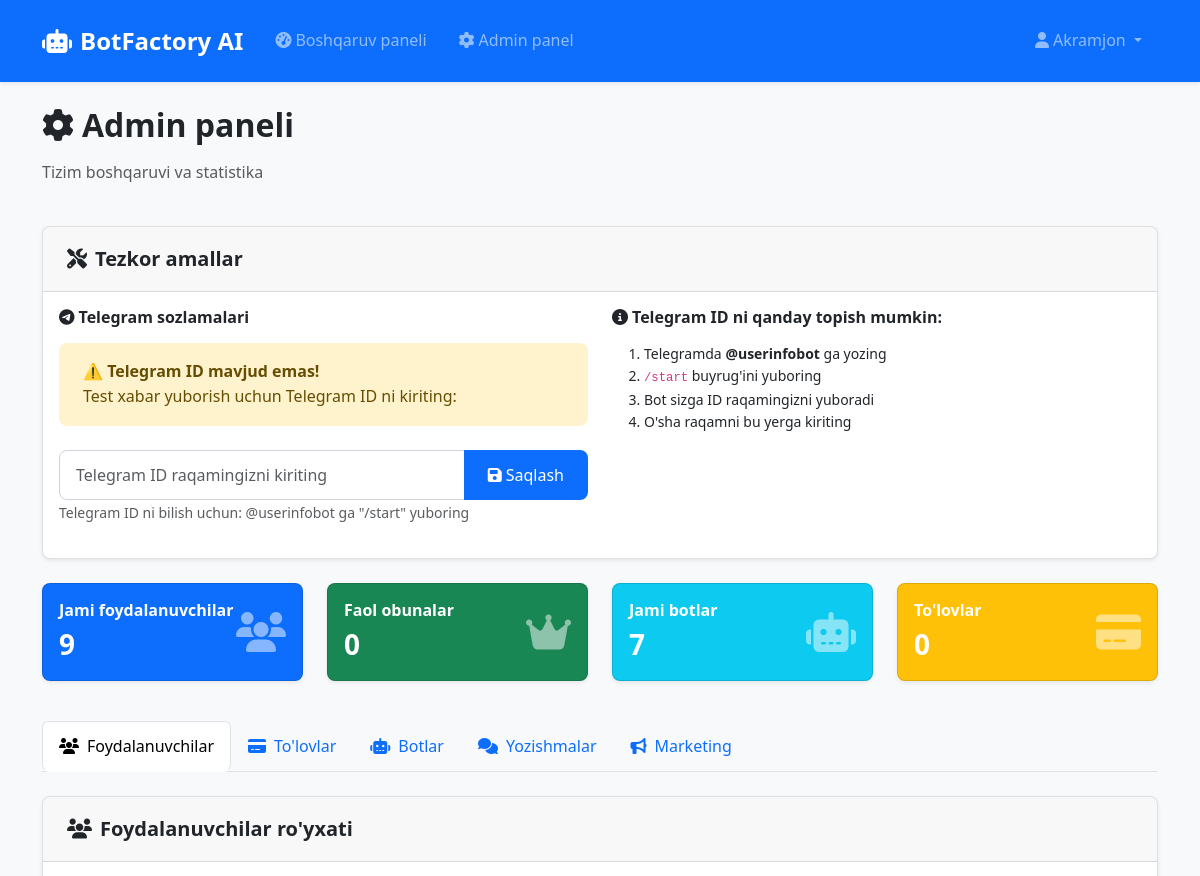
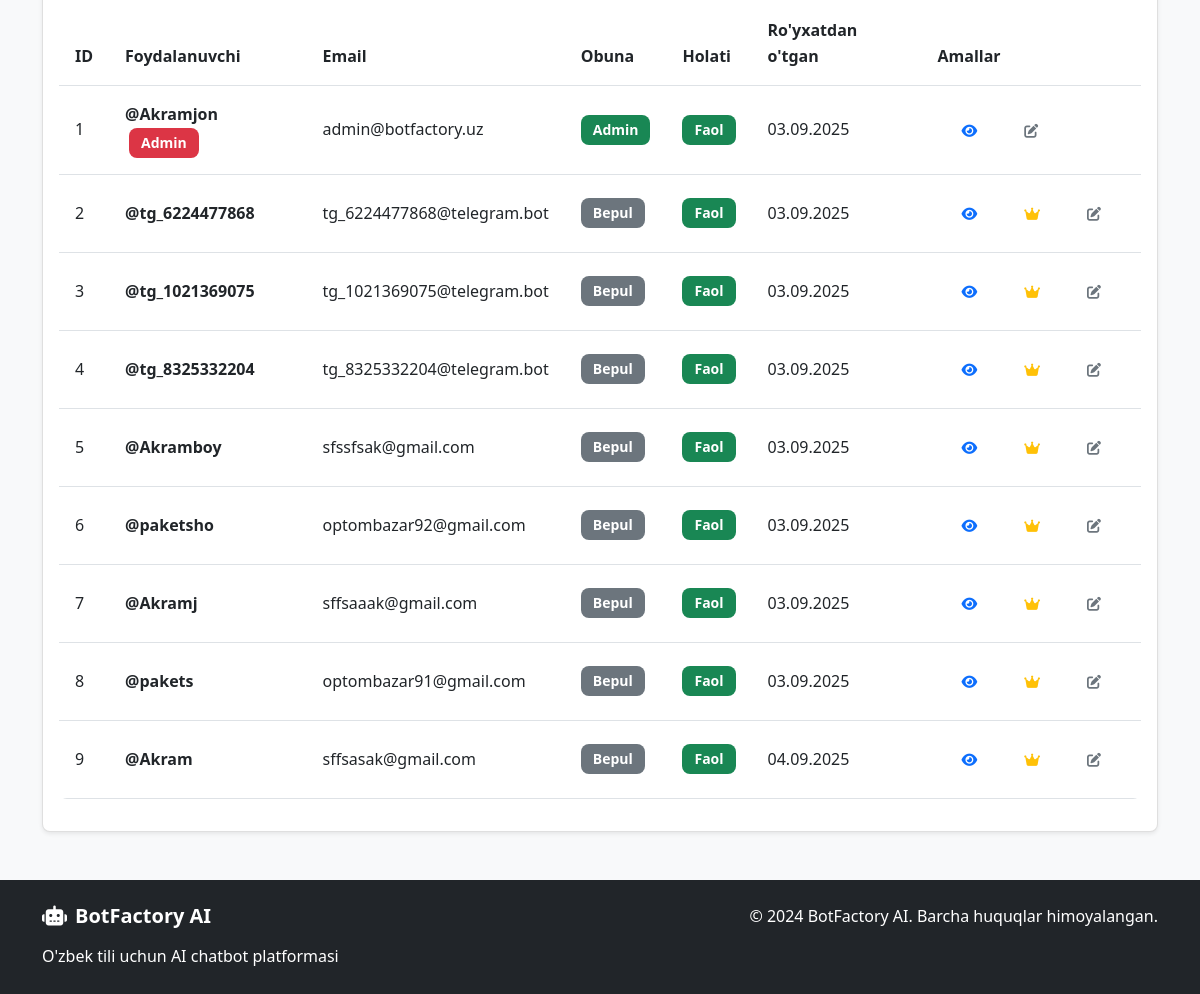
Page /admin/ (signed in) on the earlier database version (2 pictures, top to bottom).
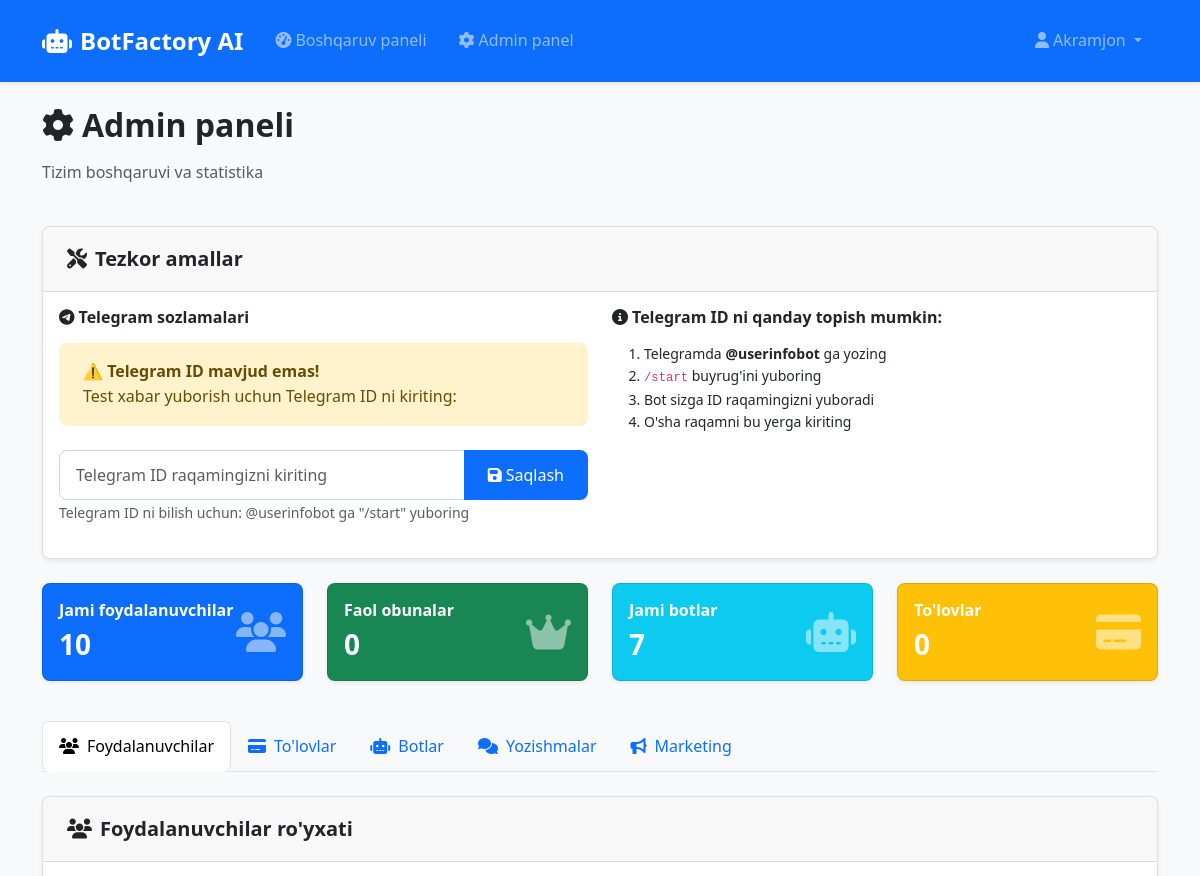
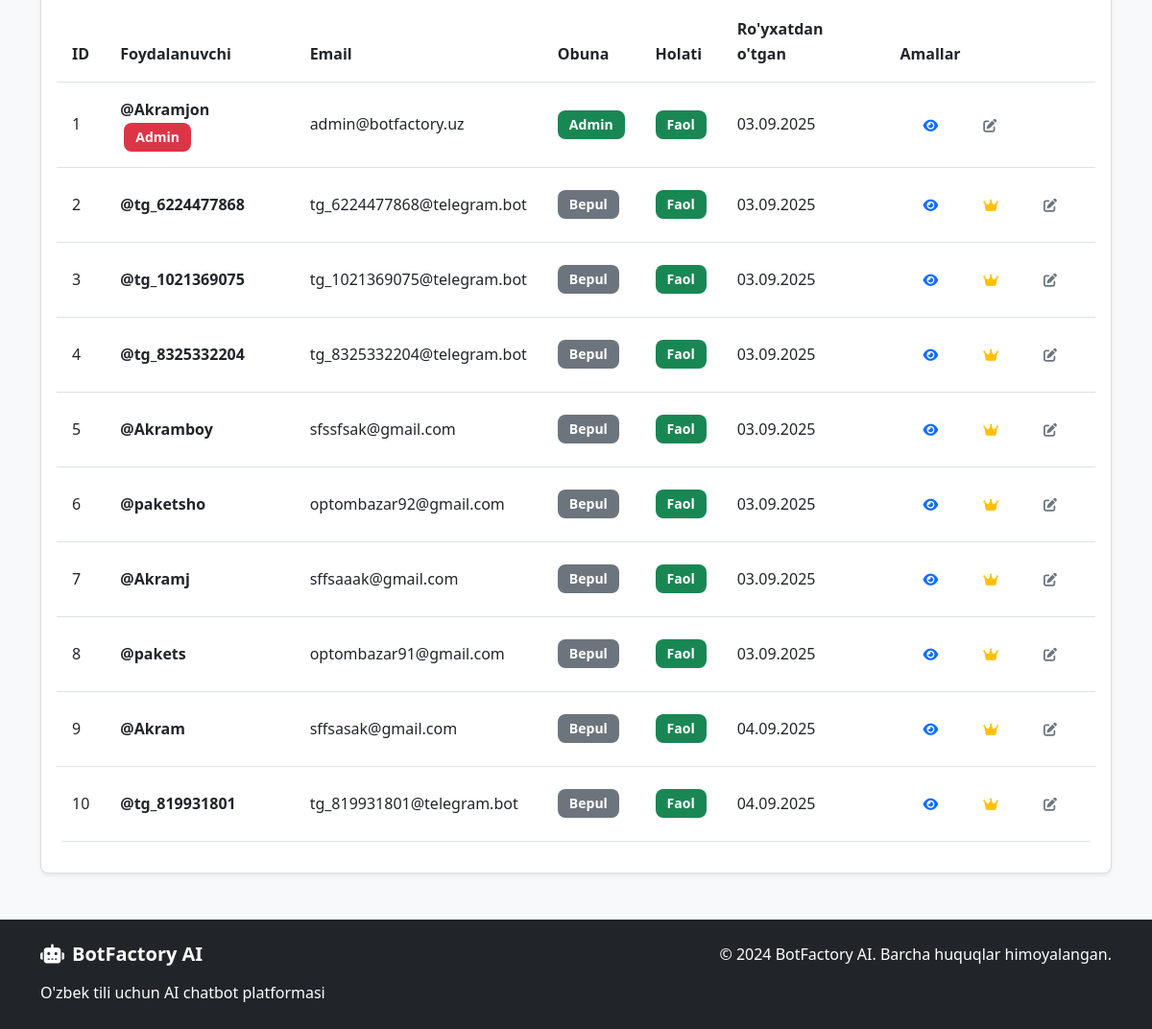
Same page on the later database version (2 pictures, top to bottom).
### models.py (models this page shows, shortened)
class User(UserMixin, db.Model):
    id = db.Column(db.Integer, primary_key=True)
    username = db.Column(db.String(64), unique=True, nullable=False)
    email = db.Column(db.String(120), unique=True, nullable=False)
    password_hash = db.Column(db.String(256), nullable=False)
    language = db.Column(db.String(2), default='uz')  # uz/ru/en
    subscription_type = db.Column(db.String(20), default='free')  # free/basic/premium/admin
    subscription_end_date = db.Column(db.DateTime)
    is_admin = db.Column(db.Boolean, default=False)
    _is_active = db.Column('is_active', db.Boolean, default=True)
    created_at = db.Column(db.DateTime, default=datetime.utcnow)
    telegram_id = db.Column(db.String(50), unique=True)
    instagram_id = db.Column(db.String(50), unique=True)
    whatsapp_number = db.Column(db.String(20), unique=True)
    phone_number = db.Column(db.String(20))
    admin_chat_id = db.Column(db.String(50))  # Admin telegram chat ID for notifications
    notification_channel = db.Column(db.String(100))  # Telegram channel for notifications
    notifications_enabled = db.Column(db.Boolean, default=False)
    bots = db.relationship('Bot', backref='owner', lazy=True, cascade='all, delete-orphan')
    payments = db.relationship('Payment', backref='user', lazy=True)
    @property
    def is_active(self):
        return self._is_active
    @is_active.setter
    def is_active(self, value):
        """Allow setting is_active"""
        self._is_active = value

### routes.py (the view)
@main_bp.route('/admin')
@main_bp.route('/admin/')
@login_required
def admin():
    if not current_user.is_admin:
        flash('Sizda admin huquqi yo\'q!', 'error')
        return redirect(url_for('main.dashboard'))
    users = User.query.all()
    payments = Payment.query.order_by(Payment.created_at.desc()).limit(50).all()
    bots = Bot.query.all()
    stats = {
        'total_users': User.query.count(),
        'active_subscriptions': User.query.filter(User.subscription_type.in_(['starter', 'basic', 'premium'])).count(),
        'total_bots': Bot.query.count(),
        'total_payments': Payment.query.filter_by(status='completed').count(),
        'monthly_revenue': Payment.query.filter(
            Payment.status == 'completed',
            Payment.created_at >= datetime.utcnow() - timedelta(days=30)
        ).count()
    }
    broadcasts = BroadcastMessage.query.order_by(BroadcastMessage.created_at.desc()).limit(10).all()
    chat_history = ChatHistory.query.order_by(ChatHistory.created_at.desc()).limit(50).all()
    return render_template('admin.html', users=users, payments=payments,
                         bots=bots, stats=stats, broadcasts=broadcasts, chat_history=chat_history)

### templates/admin.html (shortened to what this page needs)
{% extends "base.html" %}
{% block content %}
<div class="row mb-4">
    <div class="col-12">
        <h2><i class="fas fa-cog me-2"></i>Admin paneli</h2>
        <p class="text-muted">Tizim boshqaruvi va statistika</p>
    </div>
</div>
<div class="row mb-4">
    <div class="col-12">
        <div class="card">
            <div class="card-header">
                <h5 class="mb-0"><i class="fas fa-tools me-2"></i>Tezkor amallar</h5>
            </div>
            <div class="card-body">
                <div class="row">
                    <div class="col-md-6">
                        <h6><i class="fab fa-telegram me-1"></i>Telegram sozlamalari</h6>
                        {% if current_user.telegram_id %}
                        <p><strong>Sizning Telegram ID:</strong> <span class="badge bg-success">{{ current_user.telegram_id }}</span></p>
                        <form method="POST" action="{{ url_for('main.test_message') }}" style="display: inline;">
                            <button type="submit" class="btn btn-success me-2">
                                <i class="fas fa-paper-plane me-1"></i>📧 Test xabar yuborish
                            </button>
                        </form>
                        {% else %}
                        <div class="alert alert-warning">
                            <strong>⚠️ Telegram ID mavjud emas!</strong><br>
                            Test xabar yuborish uchun Telegram ID ni kiriting:
                        </div>
                        <form method="POST" action="{{ url_for('main.set_telegram_id') }}" class="mb-3">
                            <div class="input-group">
                                <input type="text" name="telegram_id" class="form-control" placeholder="Telegram ID raqamingizni kiriting" required>
                                <button type="submit" class="btn btn-primary">
                                    <i class="fas fa-save me-1"></i>Saqlash
                                </button>
                            </div>
                            <small class="text-muted">Telegram ID ni bilish uchun: @userinfobot ga "/start" yuboring</small>
                        </form>
                        {% endif %}
                    </div>
                    <div class="col-md-6">
                        <h6><i class="fas fa-info-circle me-1"></i>Telegram ID ni qanday topish mumkin:</h6>
                        <ol class="small">
                            <li>Telegramda <strong>@userinfobot</strong> ga yozing</li>
                            <li><code>/start</code> buyrug'ini yuboring</li>
                            <li>Bot sizga ID raqamingizni yuboradi</li>
                            <li>O'sha raqamni bu yerga kiriting</li>
                        </ol>
                    </div>
                </div>
            </div>
        </div>
    </div>
</div>
<div class="row mb-4">
    <div class="col-md-3 mb-3">
        <div class="card bg-primary text-white">
            <div class="card-body">
                <div class="d-flex align-items-center">
                    <div class="flex-grow-1">
                        <h6 class="card-title">Jami foydalanuvchilar</h6>
                        <h3 class="mb-0">{{ stats.total_users }}</h3>
                    </div>
                    <div class="fs-1 opacity-50">
                        <i class="fas fa-users"></i>
                    </div>
                </div>
            </div>
        </div>
    </div>
    <div class="col-md-3 mb-3">
        <div class="card bg-success text-white">
            <div class="card-body">
                <div class="d-flex align-items-center">
                    <div class="flex-grow-1">
                        <h6 class="card-title">Faol obunalar</h6>
                        <h3 class="mb-0">{{ stats.active_subscriptions }}</h3>
                    </div>
                    <div class="fs-1 opacity-50">
                        <i class="fas fa-crown"></i>
                    </div>
                </div>
            </div>
        </div>
    </div>
    <div class="col-md-3 mb-3">
        <div class="card bg-info text-white">
            <div class="card-body">
                <div class="d-flex align-items-center">
                    <div class="flex-grow-1">
                        <h6 class="card-title">Jami botlar</h6>
                        <h3 class="mb-0">{{ stats.total_bots }}</h3>
                    </div>
                    <div class="fs-1 opacity-50">
                        <i class="fas fa-robot"></i>
                    </div>
                </div>
            </div>
        </div>
    </div>
    <div class="col-md-3 mb-3">
        <div class="card bg-warning text-white">
            <div class="card-body">
                <div class="d-flex align-items-center">
                    <div class="flex-grow-1">
                        <h6 class="card-title">To'lovlar</h6>
                        <h3 class="mb-0">{{ stats.total_payments }}</h3>
                    </div>
                    <div class="fs-1 opacity-50">
                        <i class="fas fa-credit-card"></i>
                    </div>
                </div>
            </div>
        </div>
    </div>
</div>
<ul class="nav nav-tabs mb-4" id="adminTabs" role="tablist">
    <li class="nav-item" role="presentation">
        <button class="nav-link active" id="users-tab" data-bs-toggle="tab" data-bs-target="#users" type="button">
            <i class="fas fa-users me-2"></i>Foydalanuvchilar
        </button>
    </li>
    <li class="nav-item" role="presentation">
        <button class="nav-link" id="payments-tab" data-bs-toggle="tab" data-bs-target="#payments" type="button">
            <i class="fas fa-credit-card me-2"></i>To'lovlar
        </button>
    </li>
    <li class="nav-item" role="presentation">
        <button class="nav-link" id="bots-tab" data-bs-toggle="tab" data-bs-target="#bots" type="button">
            <i class="fas fa-robot me-2"></i>Botlar
        </button>
    </li>
    <li class="nav-item" role="presentation">
        <button class="nav-link" id="chat-history-tab" data-bs-toggle="tab" data-bs-target="#chat-history" type="button">
            <i class="fas fa-comments me-2"></i>Yozishmalar
        </button>
    </li>
    <li class="nav-item" role="presentation">
        <button class="nav-link" id="marketing-tab" data-bs-toggle="tab" data-bs-target="#marketing" type="button">
            <i class="fas fa-bullhorn me-2"></i>Marketing
        </button>
    </li>
</ul>
<div class="tab-content" id="adminTabsContent">
    <div class="tab-pane fade show active" id="users" role="tabpanel">
        <div class="card">
            <div class="card-header">
                <h5 class="mb-0"><i class="fas fa-users me-2"></i>Foydalanuvchilar ro'yxati</h5>
            </div>
            <div class="card-body">
                <div class="table-responsive">
                    <table class="table table-hover">
                        <thead>
                            <tr>
                                <th>ID</th>
                                <th>Foydalanuvchi</th>
                                <th>Email</th>
                                <th>Obuna</th>
                                <th>Holati</th>
                                <th>Ro'yxatdan o'tgan</th>
                                <th>Amallar</th>
                            </tr>
                        </thead>
                        <tbody>
                            {% for user in users %}
                            <tr>
                                <td>{{ user.id }}</td>
                                <td>
                                    <strong>@{{ user.username }}</strong>
                                    {% if user.is_admin %}
                                    <span class="badge bg-danger ms-1">Admin</span>
                                    {% endif %}
                                </td>
                                <td>{{ user.email }}</td>
                                <td>
                                    {% if user.subscription_type == 'free' %}
                                    <span class="badge bg-secondary">Bepul</span>
                                    {% elif user.subscription_type == 'basic' %}
                                    <span class="badge bg-primary">Basic</span>
                                    {% elif user.subscription_type == 'premium' %}
                                    <span class="badge bg-warning">Premium</span>
                                    {% elif user.subscription_type == 'admin' %}
                                    <span class="badge bg-success">Admin</span>
                                    {% endif %}
                                </td>
                                <td>
                                    {% if user.is_active %}
                                    <span class="badge bg-success">Faol</span>
                                    {% else %}
                                    <span class="badge bg-danger">Bloklangan</span>
                                    {% endif %}
                                </td>
                                <td>{{ user.created_at.strftime('%d.%m.%Y') }}</td>
                                <td>
                                    <div class="btn-group btn-group-sm">
                                        <button class="btn btn-outline-primary" title="Ko'rish">
                                            <i class="fas fa-eye"></i>
                                        </button>
                                        {% if user.subscription_type != 'admin' %}
                                        <button class="btn btn-outline-warning"
                                                title="Obunani o'zgartirish"
                                                data-bs-toggle="modal"
                                                data-bs-target="#changeSubscriptionModal"
                                                data-user-id="{{ user.id }}"
                                                data-user-name="@{{ user.username }}"
                                                data-current-subscription="{{ user.subscription_type }}">
                                            <i class="fas fa-crown"></i>
                                        </button>
                                        {% endif %}
                                        <button class="btn btn-outline-secondary" title="Tahrirlash">
                                            <i class="fas fa-edit"></i>
                                        </button>
                                    </div>
                                </td>
                            </tr>
                            {% endfor %}
                        </tbody>
                    </table>
                </div>
            </div>
        </div>
    </div>
</div>
{% endblock %}

### templates/base.html (shortened to what this page needs)
<!DOCTYPE html>
<html lang="uz">
<head>
    <link href="https://cdn.jsdelivr.net/npm/bootstrap@5.3.0/dist/css/bootstrap.min.css" rel="stylesheet">
    <link href="https://cdnjs.cloudflare.com/ajax/libs/font-awesome/6.4.0/css/all.min.css" rel="stylesheet">
    <link href="{{ url_for('static', filename='css/style.css') }}?v=2024030312" rel="stylesheet">
</head>
<body>
    <nav class="navbar navbar-expand-lg navbar-dark bg-primary">
        <div class="container">
            <a class="navbar-brand" href="{{ url_for('main.index') }}">
                <i class="fas fa-robot me-2"></i>BotFactory AI
            </a>
            <div class="collapse navbar-collapse" id="navbarNav">
                <ul class="navbar-nav me-auto">
                    {% if current_user.is_authenticated %}
                        <li class="nav-item">
                            <a class="nav-link" href="{{ url_for('main.dashboard') }}">
                                <i class="fas fa-tachometer-alt me-1"></i>Boshqaruv paneli
                            </a>
                        </li>
                        {% if current_user.is_admin %}
                        <li class="nav-item">
                            <a class="nav-link" href="{{ url_for('main.admin') }}">
                                <i class="fas fa-cog me-1"></i>Admin panel
                            </a>
                        </li>
                        {% endif %}
                    {% endif %}
                </ul>
                <ul class="navbar-nav">
                    {% if current_user.is_authenticated %}
                        <li class="nav-item dropdown">
                            <a class="nav-link dropdown-toggle" href="#" role="button" data-bs-toggle="dropdown">
                                <i class="fas fa-user me-1"></i>{{ current_user.username }}
                            </a>
                        </li>
                    {% endif %}
                </ul>
            </div>
        </div>
    </nav>
    <main class="container my-4">
        {% block content %}{% endblock %}
    </main>
    <footer class="bg-dark text-white py-4 mt-5">
        <div class="container">
            <div class="row">
                <div class="col-md-6">
                    <h5><i class="fas fa-robot me-2"></i>BotFactory AI</h5>
                    <p class="mb-0">O'zbek tili uchun AI chatbot platformasi</p>
                </div>
                <div class="col-md-6 text-md-end">
                    <p class="mb-0">&copy; 2024 BotFactory AI. Barcha huquqlar himoyalangan.</p>
                </div>
            </div>
        </div>
    </footer>
</body>
</html>

Differences in the rows shown:
added User: id "10", username "tg_819931801", email "tg_819931801@telegram.bot", subscription_type "Bepul", is_active "Faol", created_at "04.09.2025"
Other differences:
{{ stats.total_users }}: "9" → "10"
